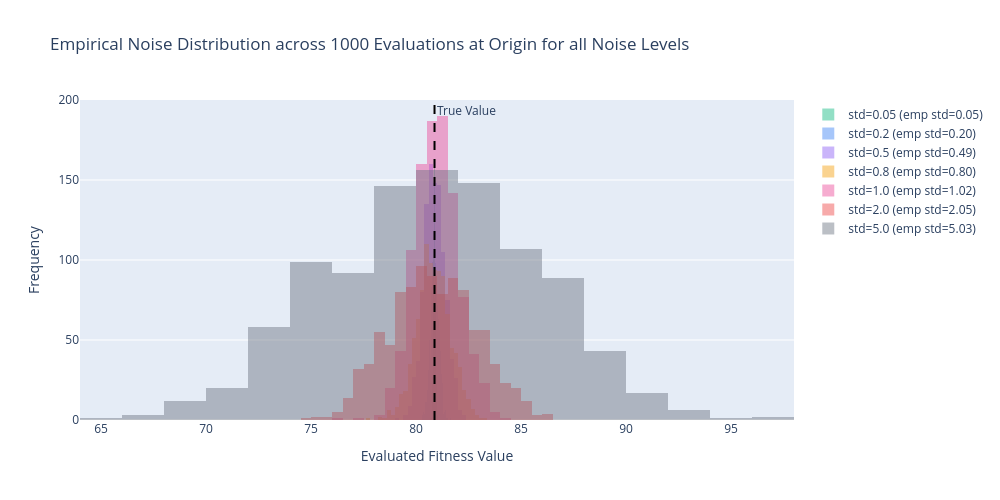

Notebook cell for this chart:
### Markdown cell above
## 5. Empirical Noise Distribution Analysis
Evaluate 1000 repeated noisy samples at the origin `(0, 0)` for each noisy standard deviation level to confirm that empirical noise matches Gaussian statistics.

### Code cell
n_samples = 1000
test_pt = np.zeros(dim)

fig_hist = go.Figure()
for std in noisy_stds:
    samples = [problem(test_pt, noise_std=std)[std] for _ in range(n_samples)]
    fig_hist.add_trace(go.Histogram(
        x=samples,
        opacity=0.45,
        name=f'std={std} (emp std={np.std(samples):.2f})',
        marker_color=color_palette.get(std, '#6B7280'),
        nbinsx=30
    ))

true_val = problem(test_pt)
fig_hist.add_vline(x=true_val, line_dash="dash", line_color="black", annotation_text="True Value")

fig_hist.update_layout(
    title_text="Empirical Noise Distribution across 1000 Evaluations at Origin for all Noise Levels",
    xaxis_title="Evaluated Fitness Value",
    yaxis_title="Frequency",
    barmode='overlay',
    height=500,
    width=1000
)
fig_hist.show()

### Figure 1 — Plotly figure (JSON) as saved in the notebook; plotly's stock layout.template omitted (floating-point values rounded to 4 significant figures; data arrays with more than 128 entries replaced by an {"elided": "..."} marker saying what was removed)
{"data": [{"marker": {"color": "#10B981"}, "name": "std=0.05 (emp std=0.05)", "nbinsx": 30, "opacity": 0.45, "type": "histogram", "x": {"elided": "1000 float values"}}, {"marker": {"color": "#3B82F6"}, "name": "std=0.2 (emp std=0.20)", "nbinsx": 30, "opacity": 0.45, "type": "histogram", "x": {"elided": "1000 float values"}}, {"marker": {"color": "#8B5CF6"}, "name": "std=0.5 (emp std=0.49)", "nbinsx": 30, "opacity": 0.45, "type": "histogram", "x": {"elided": "1000 float values"}}, {"marker": {"color": "#F59E0B"}, "name": "std=0.8 (emp std=0.80)", "nbinsx": 30, "opacity": 0.45, "type": "histogram", "x": {"elided": "1000 float values"}}, {"marker": {"color": "#EC4899"}, "name": "std=1.0 (emp std=1.02)", "nbinsx": 30, "opacity": 0.45, "type": "histogram", "x": {"elided": "1000 float values"}}, {"marker": {"color": "#EF4444"}, "name": "std=2.0 (emp std=2.05)", "nbinsx": 30, "opacity": 0.45, "type": "histogram", "x": {"elided": "1000 float values"}}, {"marker": {"color": "#6B7280"}, "name": "std=5.0 (emp std=5.03)", "nbinsx": 30, "opacity": 0.45, "type": "histogram", "x": {"elided": "1000 float values"}}], "layout": {"annotations": [{"showarrow": false, "text": "True Value", "x": 80.88, "xanchor": "left", "xref": "x", "y": 1, "yanchor": "top", "yref": "y domain"}], "barmode": "overlay", "height": 500, "shapes": [{"line": {"color": "black", "dash": "dash"}, "type": "line", "x0": 80.88, "x1": 80.88, "xref": "x", "y0": 0, "y1": 1, "yref": "y domain"}], "title": {"text": "Empirical Noise Distribution across 1000 Evaluations at Origin for all Noise Levels"}, "width": 1000, "xaxis": {"title": {"text": "Evaluated Fitness Value"}}, "yaxis": {"title": {"text": "Frequency"}}}}
